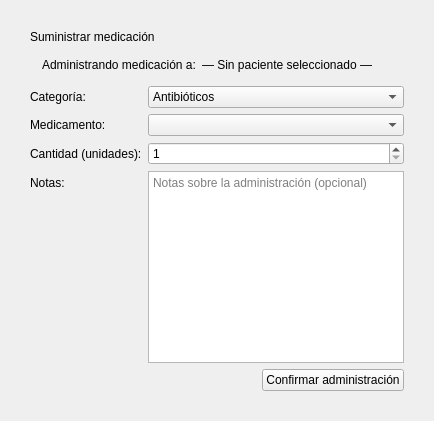
        <widget class="QWidget" name="page_medicacion">
         <layout class="QVBoxLayout" name="medLayout">
          <property name="leftMargin">
           <number>30</number>
          </property>
          <property name="topMargin">
           <number>30</number>
          </property>
          <property name="rightMargin">
           <number>30</number>
          </property>
          <property name="bottomMargin">
           <number>30</number>
          </property>
          <item>
           <widget class="QLabel" name="lbl_section_title">
            <property name="text">
             <string>Suministrar medicación</string>
            </property>
           </widget>
          </item>
          <item>
           <widget class="QFrame" name="frame_pac_medicacion">
            <layout class="QHBoxLayout">
             <property name="leftMargin">
              <number>12</number>
             </property>
             <property name="topMargin">
              <number>8</number>
             </property>
             <property name="rightMargin">
              <number>12</number>
             </property>
             <property name="bottomMargin">
              <number>8</number>
             </property>
             <item>
              <widget class="QLabel" name="lbl_paciente_sel_texto">
               <property name="text">
                <string>Administrando medicación a:</string>
               </property>
              </widget>
             </item>
             <item>
              <widget class="QLabel" name="lbl_paciente_sel_nombre3">
               <property name="text">
                <string>— Sin paciente seleccionado —</string>
               </property>
              </widget>
             </item>
             <item>
              <spacer>
               <property name="orientation">
                <enum>Qt::Horizontal</enum>
               </property>
               <property name="sizeHint" stdset="0">
                <size>
                 <width>0</width>
                 <height>0</height>
                </size>
               </property>
              </spacer>
             </item>
            </layout>
           </widget>
          </item>
          <item>
           <layout class="QFormLayout" name="formMedicacion">
            <item row="0" column="0">
             <widget class="QLabel" name="label">
              <property name="text">
               <string>Categoría:</string>
              </property>
             </widget>
            </item>
            <item row="0" column="1">
             <widget class="QComboBox" name="combo_categoria">
              <item>
               <property name="text">
                <string>Antibióticos</string>
               </property>
              </item>
              <item>
               <property name="text">
                <string>Oncológicos</string>
               </property>
              </item>
              <item>
               <property name="text">
                <string>Analgésicos</string>
               </property>
              </item>
              <item>
               <property name="text">
                <string>Cardiovasculares</string>
               </property>
              </item>
             </widget>
            </item>
            <item row="1" column="0">
             <widget class="QLabel" name="label">
              <property name="text">
               <string>Medicamento:</string>
              </property>
             </widget>
            </item>
            <item row="1" column="1">
             <widget class="QComboBox" name="combo_medicamento"/>
            </item>
            <item row="2" column="0">
             <widget class="QLabel" name="label">
              <property name="text">
               <string>Cantidad (unidades):</string>
              </property>
             </widget>
            </item>
            <item row="2" column="1">
             <widget class="QSpinBox" name="spin_cantidad">
              <property name="minimum">
               <number>1</number>
              </property>
              <property name="maximum">
               <number>100</number>
              </property>
             </widget>
            </item>
            <item row="3" column="0">
             <widget class="QLabel" name="label">
              <property name="text">
               <string>Notas:</string>
              </property>
             </widget>
            </item>
            <item row="3" column="1">
             <widget class="QTextEdit" name="edit_notas_med">
              <property name="placeholderText">
               <string>Notas sobre la administración (opcional)</string>
              </property>
             </widget>
            </item>
           </layout>
          </item>
          <item>
           <layout class="QHBoxLayout">
            <item>
             <spacer>
              <property name="orientation">
               <enum>Qt::Horizontal</enum>
              </property>
              <property name="sizeHint" stdset="0">
               <size>
                <width>0</width>
                <height>0</height>
               </size>
              </property>
             </spacer>
            </item>
            <item>
             <widget class="QPushButton" name="btn_suministrar">
              <property name="text">
               <string>Confirmar administración</string>
              </property>
             </widget>
            </item>
           </layout>
          </item>
          <item>
           <spacer>
            <property name="orientation">
             <enum>Qt::Vertical</enum>
            </property>
            <property name="sizeHint" stdset="0">
             <size>
              <width>0</width>
              <height>0</height>
             </size>
            </property>
           </spacer>
          </item>
         </layout>
        </widget>
